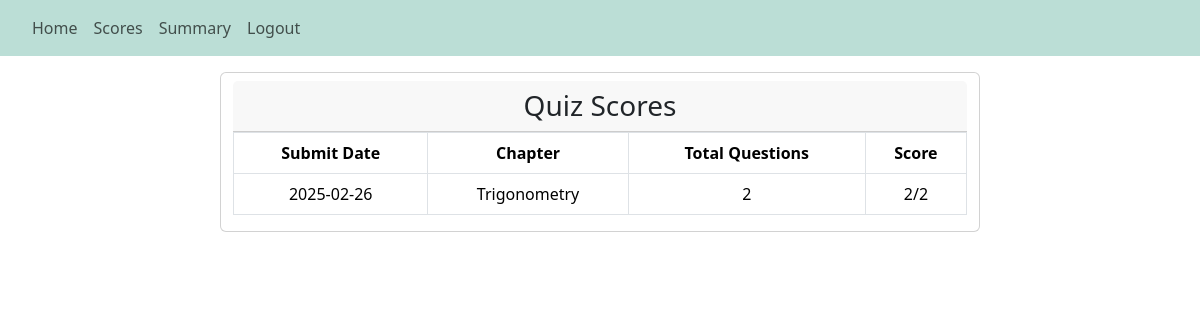
/user_scores (signed in), run on an earlier commit of the app's database.
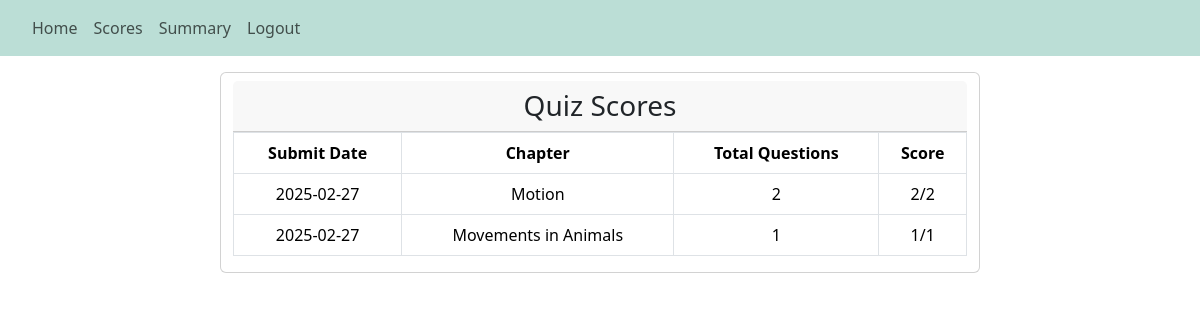
And on a later commit of the database.
### backend/models.py (models this page shows)
class Score(db.Model):
    __tablename__ = "score"
    id = db.Column(db.Integer, primary_key=True)
    user_id = db.Column(db.Integer, db.ForeignKey('user.id'), nullable=False)
    quiz_id = db.Column(db.Integer, db.ForeignKey('quiz.id'), nullable=False)
    score = db.Column(db.Integer, nullable=False)
    date = db.Column(db.String, nullable=False)

class Chapter(db.Model):
    __tablename__ = "chapter"
    id = db.Column(db.Integer, primary_key=True)
    name = db.Column(db.String(100), nullable=False)
    desc = db.Column(db.String(200), nullable=False, default="No Description")
    subject_id = db.Column(db.Integer, db.ForeignKey('subject.id'), nullable=False)
    quizzes = db.relationship('Quiz', backref='chapter', lazy=True)

### backend/controllers.py (the view)
@app.route('/user_scores')
@login_required
def user_scores():
    user_scores = Score.query.filter_by(user_id=current_user.id).all()
    score_data = []
    for score_entry in user_scores:
        quiz = Quiz.query.get(score_entry.quiz_id)
        if quiz:
            chapter = Chapter.query.get(quiz.chapter_id)
            if chapter:
                score_data.append({
                    'quiz_date': score_entry.date,
                    'chapter_name': chapter.name,
                    'score': score_entry.score,
                    'total_questions': len(quiz.questions)
                })
    return render_template('user_scores.html', user=current_user, scores=score_data)

### app.py (called while the page is built)
def start():
    quiz_app = Flask(__name__)
    quiz_app.config["SQLALCHEMY_DATABASE_URI"]="sqlite:///quiz_db.sqlite3"
    quiz_app.config["SECRET_KEY"] = "this_is_a_secret_for_quiz_app"
    db.init_app(quiz_app)
    quiz_app.app_context().push()
    quiz_app.debug = True
    db.create_all()
    create_admin()
    login_manager = LoginManager()
    login_manager.login_view = 'login'
    login_manager.init_app(quiz_app)
    @login_manager.user_loader
    def load_user(id):
        return User.query.get(int(id))
    print("Quiz app is running... ")

### templates/user_scores.html (shortened to what this page needs)
{% extends "base.html" %}  {% block nav %}
<nav class="navbar navbar-expand-lg navbar-light">
  <div class="collapse navbar-collapse mx-4" id="navbarSupportedContent">
    <ul class="navbar-nav mr-auto">
      <li class="nav-item active">
        <a class="nav-link" href="/user">Home</a>
      </li>
      <li class="nav-item">
        <a class="nav-link" href="/user_scores">Scores</a>
      </li>
      <li class="nav-item">
        <a class="nav-link" href="/user_summary">Summary</a>
      </li>
      <li class="nav-item">
        <a class="nav-link" href="/logout">Logout</a>
      </li>
    </ul>
  </div>
</nav>
{% endblock %} {% block content %}
<div class="container">
  <div class="row justify-content-center">
    <div class="card col-lg-8 mt-3 table-responsive">
      <h3 class="card-header text-center mt-2">Quiz Scores</h3>
      <table class="table table-bordered">
        <thead>
          <tr>
            <th class="text-center">Submit Date</th>
            <th class="text-center">Chapter</th>
            <th class="text-center">Total Questions</th>
            <th class="text-center">Score</th>
          </tr>
        </thead>
        <tbody>
          {% for score in scores %}
          <tr>
            <td class="text-center">{{ score.quiz_date }}</td>
            <td class="text-center">{{ score.chapter_name }}</td>
            <td class="text-center">{{ score.total_questions }}</td>
            <td class="text-center">{{ score.score }}/{{ score.total_questions }}</td>
          </tr>
          {% endfor %}
        </tbody>
      </table>
    </div>
  </div>
</div>
{% endblock %}

What changed in the data, as far as the page shows it:
removed Chapter: chapter_name "Trigonometry"
added Chapter: chapter_name "Motion"
added Score: quiz_date "2025-02-27"
added Chapter: chapter_name "Movements in Animals"
Also different on the page:
new list line: "2025-02-27"
new list line: "2 2 / 2"
new list line: "1 1 / 1"
list line gone: "2025-02-26"
list line gone: "2 2 / 2"
